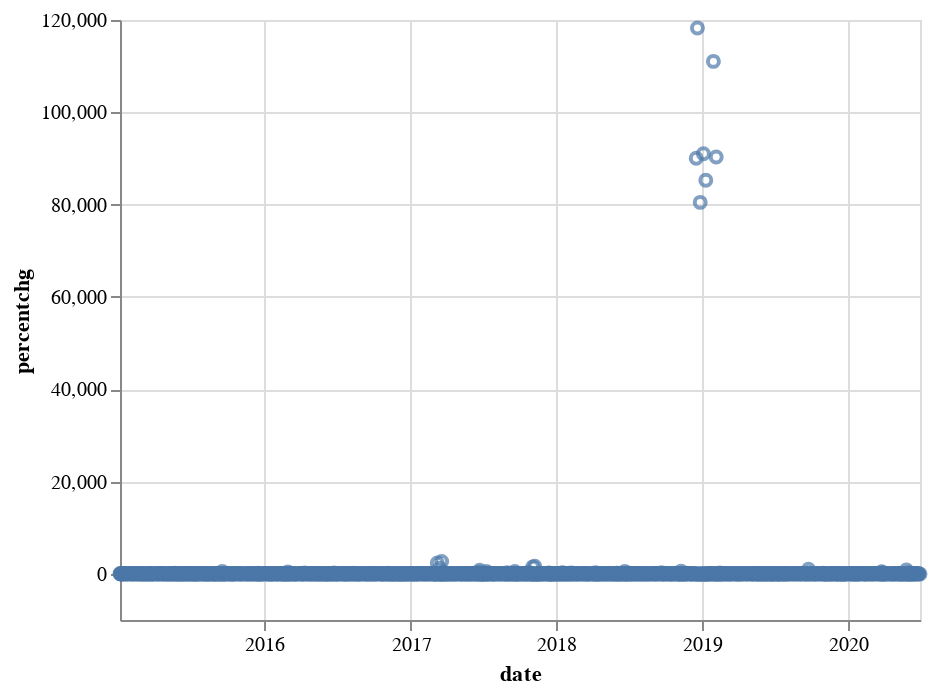

Notebook source saved alongside this figure:
### Code cell
altdata_volpercentchg = boolean_shock(10, bse_data, 'volume')
altdata_volpercentchg.reset_index(inplace=True)
altdata_volpercentchg.rename(columns={list(altdata_volpercentchg)[0]:'date'}, inplace=True)
alt.Chart(altdata_volpercentchg).mark_point().encode(
    x='date',
    y='percentchg'
)

### Figure 1 — Vega-Lite specification as saved in the notebook (floating-point values rounded to 4 significant figures; data arrays with more than 128 entries replaced by an {"elided": "..."} marker saying what was removed)
{"config": {"view": {"continuousWidth": 400, "continuousHeight": 300}}, "data": {"name": "data-90c26f0ca6232d33e53aa5efd3cd407d"}, "mark": "point", "encoding": {"x": {"field": "date", "type": "temporal"}, "y": {"field": "percentchg", "type": "quantitative"}}, "$schema": "https://vega.github.io/schema/vega-lite/v4.17.0.json", "datasets": {"data-90c26f0ca6232d33e53aa5efd3cd407d": {"elided": "1344 records"}}}
